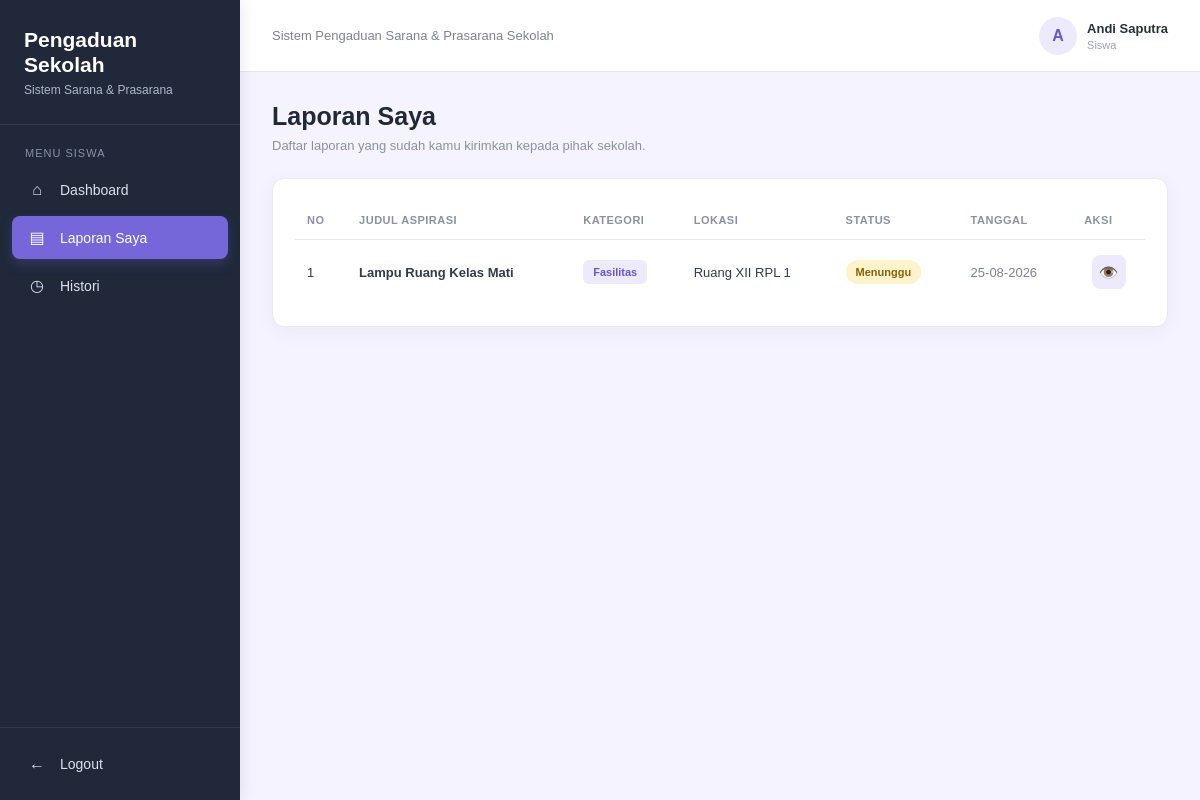
The page /views/v_laporan_siswa.php (signed in) on the database its author committed.
### tables this page shows
CREATE TABLE `aspirasi` (
  `id_aspirasi` int NOT NULL,
  `id_siswa` int NOT NULL,
  `id_kategori` int NOT NULL,
  `judul` varchar(150) NOT NULL,
  `isi_aspirasi` text NOT NULL,
  `lokasi` varchar(100) NOT NULL,
  `foto` varchar(255) DEFAULT NULL,
  `status` varchar(30) NOT NULL,
  `tanggal_aspirasi` datetime NOT NULL
);

CREATE TABLE `kategori` (
  `id_kategori` int NOT NULL,
  `nama_kategori` varchar(50) NOT NULL
);

### views/v_laporan_siswa.php (the view, shortened to what this page needs)
<?php
$koneksi = new Koneksi();
$db = $koneksi->koneksi;
$id_siswa = mysqli_real_escape_string(
    $db,
    $_SESSION['id_siswa']
);
$nama_siswa = $_SESSION['nama_siswa'] ?? 'Siswa';
$sql = "
    SELECT
        a.id_aspirasi,
        a.judul,
        a.isi_aspirasi,
        a.lokasi,
        a.foto,
        a.status AS status_aspirasi,
        a.tanggal_aspirasi,
        k.nama_kategori,
        (
            SELECT p.status_progres
            FROM progres p
            WHERE p.id_aspirasi = a.id_aspirasi
            ORDER BY p.id_progres DESC
            LIMIT 1
        ) AS status_progres
    FROM aspirasi a
    LEFT JOIN kategori k
        ON a.id_kategori = k.id_kategori
    WHERE a.id_siswa = '$id_siswa'
    ORDER BY a.id_aspirasi DESC
";
$result = mysqli_query($db, $sql);
?>
<!DOCTYPE html>
<html lang="id">
<head>
   <link rel="stylesheet" href="../assets/v_laporan_siswa.css">
</head>
<body>
<div class="sidebar">
    <div class="logo">
        <h2>Pengaduan<br>Sekolah</h2>
        <p>Sistem Sarana &amp; Prasarana</p>
    </div>
    <div class="menu">
        <div class="menu-title">Menu Siswa</div>
        <a href="dashboard_siswa.php">
            <span class="icon">⌂</span>
            <span>Dashboard</span>
        </a>
        <a href="v_laporan_siswa.php" class="active">
            <span class="icon">▤</span>
            <span>Laporan Saya</span>
        </a>
        <a href="v_histori_siswa.php">
            <span class="icon">◷</span>
            <span>Histori</span>
        </a>
    </div>
    <div class="logout">
        <a href="logout.php">
            <span class="icon">←</span>
            <span>Logout</span>
        </a>
    </div>
</div>
<div class="main-content">
    <div class="topbar">
        <div class="topbar-text">
            Sistem Pengaduan Sarana &amp; Prasarana Sekolah
        </div>
        <div class="siswa-info">
            <div class="siswa-avatar">
                <?= htmlspecialchars(strtoupper(substr($nama_siswa, 0, 1))); ?>
            </div>
            <div>
                <div class="siswa-name">
                    <?= htmlspecialchars($nama_siswa); ?>
                </div>
                <div class="siswa-role">
                    Siswa
                </div>
            </div>
        </div>
    </div>
    <div class="content">
        <div class="page-title">
            <h1>Laporan Saya</h1>
            <p>
                Daftar laporan yang sudah kamu kirimkan kepada pihak sekolah.
            </p>
        </div>
        <div class="table-card">
            <?php if ($result && mysqli_num_rows($result) > 0): ?>
                <table>
                    <thead>
                        <tr>
                            <th>No</th>
                            <th>Judul Aspirasi</th>
                            <th>Kategori</th>
                            <th>Lokasi</th>
                            <th>Status</th>
                            <th>Tanggal</th>
                            <th>Aksi</th>
                        </tr>
                    </thead>
                    <tbody>
                    <?php
                    $no = 1;
                    while ($row = mysqli_fetch_assoc($result)):
                        $status_progres = strtolower(
                            trim($row['status_progres'] ?? '')
                        );
                        $status_aspirasi = strtolower(
                            trim($row['status_aspirasi'] ?? '')
                        );
                        if (
                            $status_progres == 'ditolak' ||
                            $status_aspirasi == 'ditolak'
                        ) {
                            $status = 'ditolak';
                        } elseif ($status_progres != '') {
                            $status = $status_progres;
                        } elseif ($status_aspirasi != '') {
                            $status = $status_aspirasi;
                        } else {
                            $status = 'menunggu';
                        }
                    ?>
                        <tr>
                            <td>
                                <?= $no++; ?>
                            </td>
                            <td>
                                <div class="judul">
                                    <?= htmlspecialchars($row['judul'] ?? '-'); ?>
                                </div>
                            </td>
                            <td>
                                <span class="kategori">
                                    <?= htmlspecialchars($row['nama_kategori'] ?? '-'); ?>
                                </span>
                            </td>
                            <td>
                                <?= htmlspecialchars($row['lokasi'] ?? '-'); ?>
                            </td>
                            <td>
                                <?php if ($status == 'ditolak'): ?>
                                    <span class="status status-ditolak">
                                        Ditolak
                                    </span>
                                <?php elseif ($status == 'menunggu'): ?>
                                    <span class="status status-menunggu">
                                        Menunggu
                                    </span>
                                <?php elseif ($status == 'dikerjakan'): ?>
                                    <span class="status status-dikerjakan">
                                        Dikerjakan
                                    </span>
                                <?php elseif ($status == 'selesai'): ?>
                                    <span class="status status-selesai">
                                        Selesai
                                    </span>
                                <?php else: ?>
                                    <span class="status status-menunggu">
                                        <?= htmlspecialchars(ucfirst($status)); ?>
                                    </span>
                                <?php endif; ?>
                            </td>
                            <td class="tanggal">
                                <?php
                                if (!empty($row['tanggal_aspirasi'])) {
                                    echo date(
                                        'd-m-Y',
                                        strtotime($row['tanggal_aspirasi'])
                                    );
                                } else {
                                    echo '-';
                                }
                                ?>
                            </td>
                            <td class="aksi">
                                <a
                                    href="aspirasi_detail_siswa.php?id=<?= (int) $row['id_aspirasi']; ?>"
                                    class="btn-detail"
                                    title="Lihat Detail"
                                >👁️</a>
                            </td>
                        </tr>
                    <?php endwhile; ?>
                    </tbody>
                </table>
            <?php endif; ?>
        </div>
    </div>
</div>
</body>
</html>

### assets/v_laporan_siswa.css (style rules this page uses)
* { margin: 0; padding: 0; box-sizing: border-box; }
body { font-family: Arial, Helvetica, sans-serif; background: #f5f3ff; color: #263238; }
.sidebar { position: fixed; left: 0; top: 0; width: 240px; height: 100vh; background: #20283a; color: white; display: flex; flex-direction: column; box-shadow: 3px 0 15px rgba(0,0,0,0.08); }
.logo { padding: 27px 24px; border-bottom: 1px solid rgba(255,255,255,0.08); }
.logo h2 { font-size: 21px; line-height: 1.2; }
.logo p { margin-top: 6px; font-size: 12px; color: #aeb8ca; }
.menu { padding: 22px 12px; }
.menu-title { padding: 0 13px; margin-bottom: 10px; font-size: 11px; color: #8994a8; text-transform: uppercase; letter-spacing: 1px; }
.menu a { display: flex; align-items: center; gap: 12px; padding: 12px 14px; margin-bottom: 5px; color: #dbe1eb; text-decoration: none; border-radius: 8px; font-size: 14px; transition: 0.2s; }
.menu a.active { background: #7567d9; color: white; box-shadow: 0 5px 12px rgba(117,103,217,0.25); }
.icon { width: 22px; text-align: center; font-size: 16px; }
.logout { margin-top: auto; padding: 15px 12px; border-top: 1px solid rgba(255,255,255,0.08); }
.logout a { display: flex; align-items: center; gap: 12px; padding: 12px 14px; color: #dbe1eb; text-decoration: none; border-radius: 8px; font-size: 14px; }
.main-content { margin-left: 240px; min-height: 100vh; }
.topbar { height: 72px; background: white; border-bottom: 1px solid #e5e8ee; display: flex; align-items: center; justify-content: space-between; padding: 0 32px; }
.topbar-text { color: #7a8494; font-size: 13px; }
.siswa-info { display: flex; align-items: center; gap: 10px; }
.siswa-avatar { width: 38px; height: 38px; border-radius: 50%; background: #eeeafd; color: #6658c9; display: flex; align-items: center; justify-content: center; font-weight: bold; }
.siswa-name { font-size: 13px; font-weight: bold; color: #263238; }
.siswa-role { margin-top: 3px; font-size: 11px; color: #9aa3b2; }
.content { padding: 30px 32px; }
.page-title { margin-bottom: 25px; }
.page-title h1 { font-size: 25px; color: #20283a; }
.page-title p { margin-top: 7px; font-size: 13px; color: #8992a2; }
.table-card { background: white; border-radius: 12px; border: 1px solid #e7eaf0; box-shadow: 0 5px 20px rgba(31,41,55,0.05); padding: 22px; overflow-x: auto; }
table { width: 100%; border-collapse: collapse; min-width: 850px; }
th { padding: 13px 12px; text-align: left; font-size: 11px; color: #8992a2; text-transform: uppercase; letter-spacing: 0.5px; border-bottom: 1px solid #e7eaf0; white-space: nowrap; }
td { padding: 15px 12px; font-size: 13px; color: #303b4e; border-bottom: 1px solid #f0f1f4; vertical-align: middle; }
tbody tr:last-child td { border-bottom: none; }
.judul { font-weight: bold; color: #303b4e; max-width: 220px; }
.kategori { display: inline-block; background: #eeeafd; color: #6658c9; padding: 6px 10px; border-radius: 6px; font-size: 11px; font-weight: bold; white-space: nowrap; }
.status { display: inline-block; padding: 6px 10px; border-radius: 20px; font-size: 11px; font-weight: bold; text-transform: capitalize; white-space: nowrap; }
.status-menunggu { background: #fff3cd; color: #856404; }
.tanggal { white-space: nowrap; color: #7a8494; }
.aksi { text-align: center; white-space: nowrap; }
.btn-detail { display: inline-flex; align-items: center; justify-content: center; width: 34px; height: 34px; background: #eeeafd; color: #6658c9; border-radius: 8px; text-decoration: none; font-size: 16px; transition: 0.2s; }

### rows shown on the page
aspirasi: judul "Lampu Ruang Kelas Mati", id_kategori.nama_kategori "Fasilitas", lokasi "Ruang XII RPL 1", tanggal_aspirasi "25-08-2026"

### other values the page prints
substr($nama_siswa, 0, 1) "A"
$nama_siswa "Andi Saputra"
